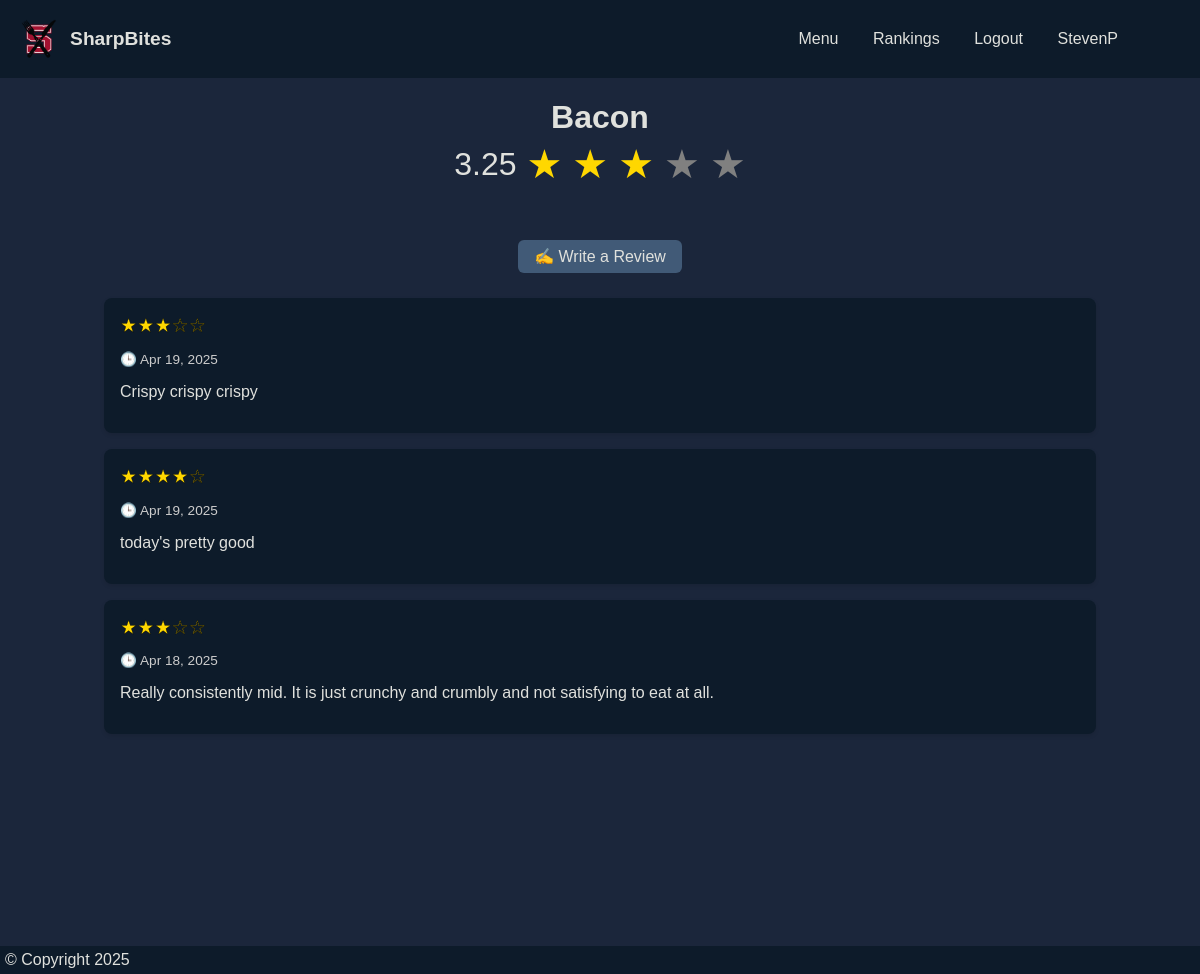
Page /reviews/Bacon (signed in) on the committed database.
### models.py (models this page shows, shortened)
class Dish(db.Model):
    id = db.Column(db.Integer, primary_key=True)
    name = db.Column(db.String(255), nullable=False)
    description = db.Column(db.Text)
    location = db.Column(db.String(100), nullable=False) # eg: world of flavor
    rating = db.Column(db.Float)  # Average rating
    daily_rating = db.Column(db.Float)  # Average rating for today only
    time = db.Column(db.String(50), nullable=False)  # breakfast, lunch, dinner
    properties = db.Column(db.String(255))  # comma-separated: vegan, gluten free, etc.
    itemtoday = db.Column(db.Boolean, default=False)  # Whether it's on today's menu
    reviews = db.relationship("Review", backref="dish", cascade="all, delete-orphan", lazy=True)

class Review(db.Model):
    id = db.Column(db.Integer, primary_key=True)
    dish_id = db.Column(db.Integer, db.ForeignKey('dish.id'), nullable=False)
    rating = db.Column(db.Float, nullable=False)
    content = db.Column(db.Text)
    date = db.Column(db.Date, default=date.today)
    author_id = db.Column(db.Integer, db.ForeignKey('user.id'), nullable=False)

### app.py (the view)
@app.route('/reviews/<food_name>')
def reviews(food_name):
    dish = Dish.query.filter_by(name=food_name).first()
    if not dish:
        return render_template("reviews.html", food=food_name, reviews=[], dish=None)
    reviews = Review.query.filter_by(dish_id=dish.id).order_by(desc(Review.date)).all()
    return render_template("reviews.html", food=food_name, reviews=reviews, dish=dish)

### app.py (called while the page is built)
@app.template_filter('stars')
def render_stars(rating):
    full = '★' * int(round(rating))
    empty = '☆' * (5 - int(round(rating)))
    return f"{full}{empty}"

### templates/reviews.html (shortened to what this page needs)
{% extends "base.html" %}
{% block head %}
    {{ super() }}
    <link rel="stylesheet" href="{{ url_for('static', filename='styles/reviews.css') }}">
{% endblock %}
{% block content %}
<main>
{% if dish %}
  <h1 id="title">{{ food }}</h1>
  <div id="overview">
    {% if dish.rating is none %}
      <p class="no-rating-msg">No ratings yet</p>
    {% else %}
      <p>{{ dish.rating }}</p>
      {% for i in range(5) %}
        {% if i > dish.rating - 1 %}
          <p id="mainstar" class="stillstars inactive">★</p>
        {% else %}
          <p id="mainstar" class="stillstars active">★</p>
        {% endif %}
      {% endfor %}
    {% endif %}
  </div>
  {% if session.get('user_id') %}
    <div class="write-review-container">
      <a href="{{ url_for('rate', food_name=dish.name) }}" class="btn">✍️ Write a Review</a>
    </div>
  {% endif %}
  {% for review in reviews %}
    {% if review.content != "" %}
      <div class="review-card">
          <span class="rating-stars">{{ review.rating|stars }}</span>
          <p class="review-date">🕒 {{ review.date.strftime('%b %d, %Y') }}</p>
          <p>{{ review.content }}</p>
      </div>
    {% endif %}
  {% endfor %}
{% else %}
  <h2>Sorry, we couldn't find this dish.</h2>
  <p>It may have been removed or never existed.</p>
{% endif %}
</main>
{% endblock %}

### static/styles/base.css (style rules this page uses)
body { background-color: #1B263B; color: #E0E1DD; font-family: "Larsseit",Helvetica,Arial,sans-serif; display: block; overflow-y: scroll; margin:0; overflow-x: hidden; }

### static/styles/reviews.css (style rules this page uses)
#title { text-align: center; margin-bottom: 0; }
.stillstars.active { color: gold; font-size: 1.1rem; }
.stillstars.inactive { color: gray; font-size: 1.1rem; }
#mainstar { margin:0; }
.review-card { width:80vw; background-color: #0D1B2A; border-radius: 8px; margin: auto; margin-bottom: 1rem; padding: 1rem; text-align: left; box-shadow: 0 2px 4px rgba(0,0,0,0.1); }
main { margin-bottom: 20vw; padding:0; }
#overview { display: flex; text-align: center; align-items: center; justify-content: center; font-size: 2rem; }
#overview p { margin:5px; margin-bottom: 5vw; }
#overview .stillstars { font-size: 2.5rem; }
.rating-stars { color: gold; font-size: 1.2rem; -webkit-text-stroke-width: 0.3px; -webkit-text-stroke-color: black; }
.review-date { font-size: 0.85rem; color: #ccc; margin-bottom: 0.5rem; }
.write-review-container { text-align: center; margin-bottom: 2rem; }
.write-review-container .btn { background-color: #415a77; color: #E0E1DD; padding: 0.5rem 1rem; border: none; border-radius: 6px; text-decoration: none; font-weight: 500; transition: background 0.2s ease; }

### rows in the picture
Dish: name "Bacon", rating "3.25"
Review: rating|stars "★★★☆☆", date "Apr 19, 2025", content "Crispy crispy crispy"
Review: rating|stars "★★★★☆", date "Apr 19, 2025", content "today's pretty good"
Review: rating|stars "★★★☆☆", date "Apr 18, 2025", content "Really consistently mid. It is just crunchy and crumbly and not satisfying to eat at all."

### other values in the picture
{{ session['username'] }} "StevenP"
